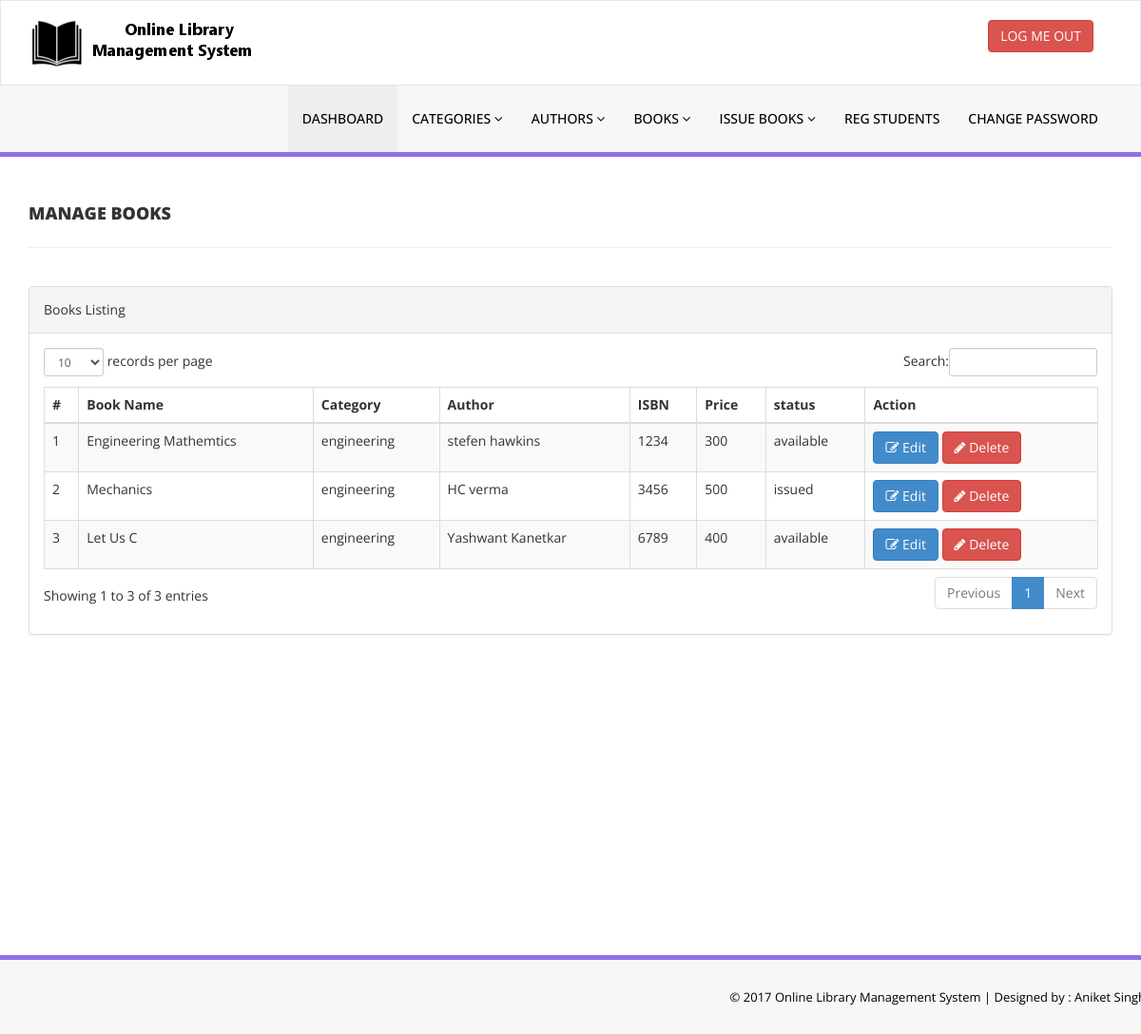
Screenshot of /library/admin/manage-books.php (signed in) with the database file from the repository.
### tables this page shows
CREATE TABLE IF NOT EXISTS `books` (
  `ISBN` int(6) NOT NULL,
  `bookName` varchar(200) NOT NULL,
  `category` varchar(200) NOT NULL,
  `price` float DEFAULT '0',
  `author` varchar(100) NOT NULL,
  `book_added_at` timestamp(6) NOT NULL DEFAULT CURRENT_TIMESTAMP(6),
  `book_updated_at` timestamp(6) NOT NULL DEFAULT CURRENT_TIMESTAMP(6),
  `status` enum('issued','available','requested') NOT NULL DEFAULT 'available',
  PRIMARY KEY (`ISBN`)
);

### library/admin/manage-books.php (the view, shortened to what this page needs)
<?php
if(isset($_SESSION['user'])){
include('includes/config.php');
    $selectquery = "select * from books";
    $selectqueryresult = mysqli_query($con, $selectquery) or die(mysqli_error($con));
}
?>
<!DOCTYPE html>
<html xmlns="http://www.w3.org/1999/xhtml">
<head>
    <link href="assets/css/bootstrap.css" rel="stylesheet" />
    <link href="assets/css/font-awesome.css" rel="stylesheet" />
    <link href="assets/js/dataTables/dataTables.bootstrap.css" rel="stylesheet" />
    <link href="assets/css/style.css" rel="stylesheet" />
</head>
<body>
<?php include('includes/header.php');?>
    <div class="content-wrapper">
         <div class="container">
        <div class="row pad-botm">
            <div class="col-md-12">
                <h4 class="header-line">Manage Books</h4>
    </div>
     <div class="row">
</div>
        </div>
            <div class="row">
                <div class="col-md-12">
                    <div class="panel panel-default">
                        <div class="panel-heading">
                           Books Listing
                        </div>
                        <div class="panel-body">
                            <div class="table-responsive">
                                <table class="table table-striped table-bordered table-hover" id="dataTables-example">
                                    <thead>
                                        <tr>
                                            <th>#</th>
                                            <th>Book Name</th>
                                            <th>Category</th>
                                            <th>Author</th>
                                            <th>ISBN</th>
                                            <th>Price</th>
                                            <th>status</th>
                                            <th>Action</th>
                                        </tr>
                                    </thead>
                                    <tbody>
                                  <?php
                                        $count = 1;
                                        while($print = (mysqli_fetch_array($selectqueryresult))){
                                        ?>
                                        <tr class="odd gradeX">
                                            <td class="center"><?php echo($count)?>  </td>
                                            <td class="center"><?php echo($print['bookName'])?> </td>
                                            <td class="center"><?php echo($print['category'])?>  </td>
                                            <td class="center"><?php echo($print['author'])?>  </td>
                                            <td class="center"><?php echo($print['ISBN'])?>  </td>
                                            <td class="center"><?php echo($print['price'])?>  </td>
                                            <td class="center"><?php echo($print['status'])?>  </td>
                                            <td class="center">
                                                 <a href="edit-book.php?isbn=<?php echo($print['ISBN'])?> & bookname=<?php echo($print['bookName'])?> & category=<?php echo($print['category'])?> & price=<?php echo($print['price'])?>& author=<?php echo($print['author'])?> "><button class="btn btn-primary"><i class="fa fa-edit "></i> Edit</button></a>
                                              <a href="deleteinfoadmin.php?isbn=<?php echo($print['ISBN'])?>" onclick="return confirm('Are you sure you want to delete?');" >  <button class="btn btn-danger"><i class="fa fa-pencil"></i> Delete</button></a>
                                            </td>
                                        </tr>
                                   <?php $count++; } ?>
                     </tbody>
                                </table>
                            </div>
                        </div>
                    </div>
                </div>
            </div>
    </div>
    </div>
  <?php include('includes/footer.php');?>
</body>
</html>

### library/admin/assets/css/style.css (style rules this page uses)
.content-wrapper { margin-top: 40px; min-height:800px; padding-bottom:90px; }
.header-line { font-weight:900; padding-bottom:25px; border-bottom:1px solid #eeeeee; text-transform:uppercase; }
.pad-botm { padding-bottom:30px; }

### rows the page displays
books: bookName "Engineering Mathemtics", category "engineering", author "stefen hawkins", ISBN "1234", price "300", status "available"
books: bookName "Mechanics", category "engineering", author "HC verma", ISBN "3456", price "500", status "issued"
books: bookName "Let Us C", category "engineering", author "Yashwant Kanetkar", ISBN "6789", price "400", status "available"
